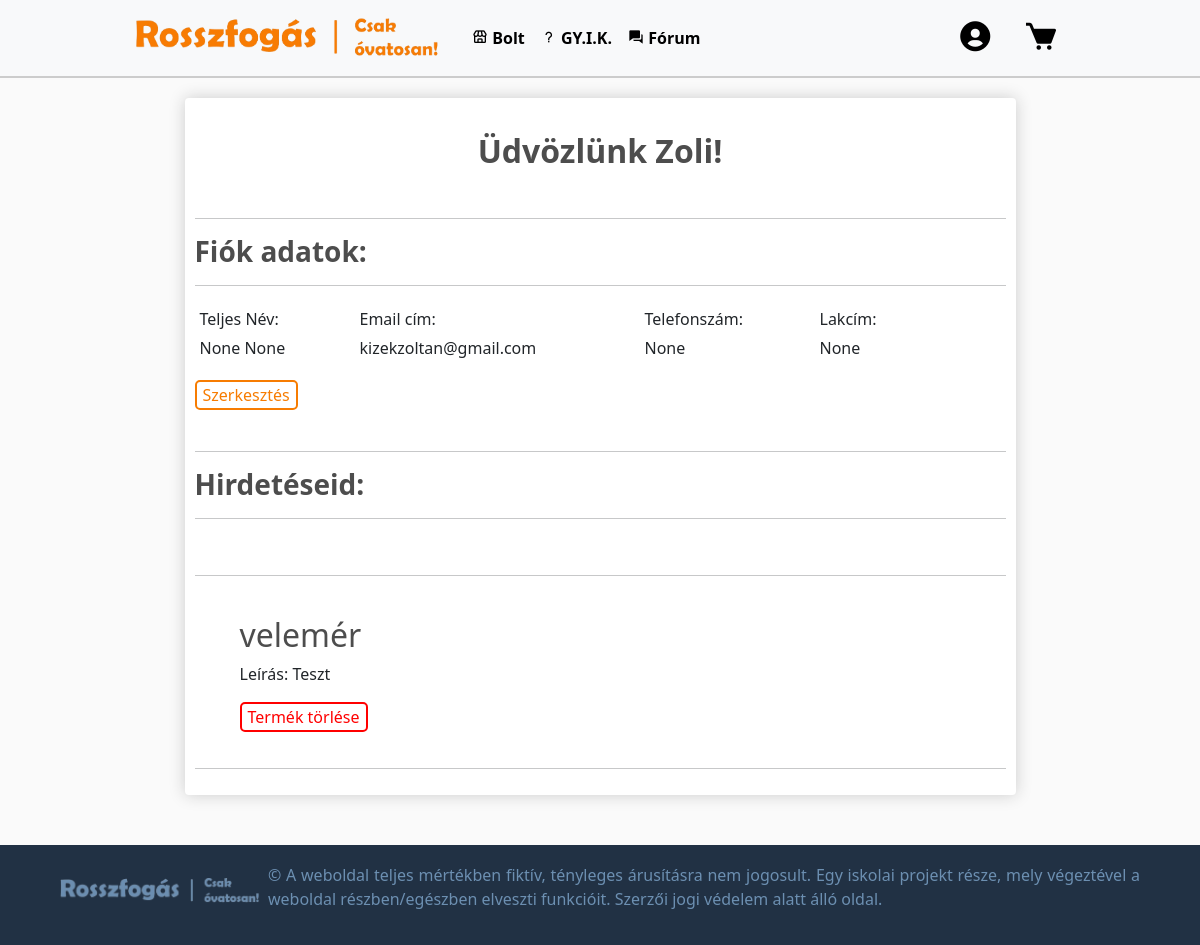
Page /fiok/ (signed in) on the earlier database version.
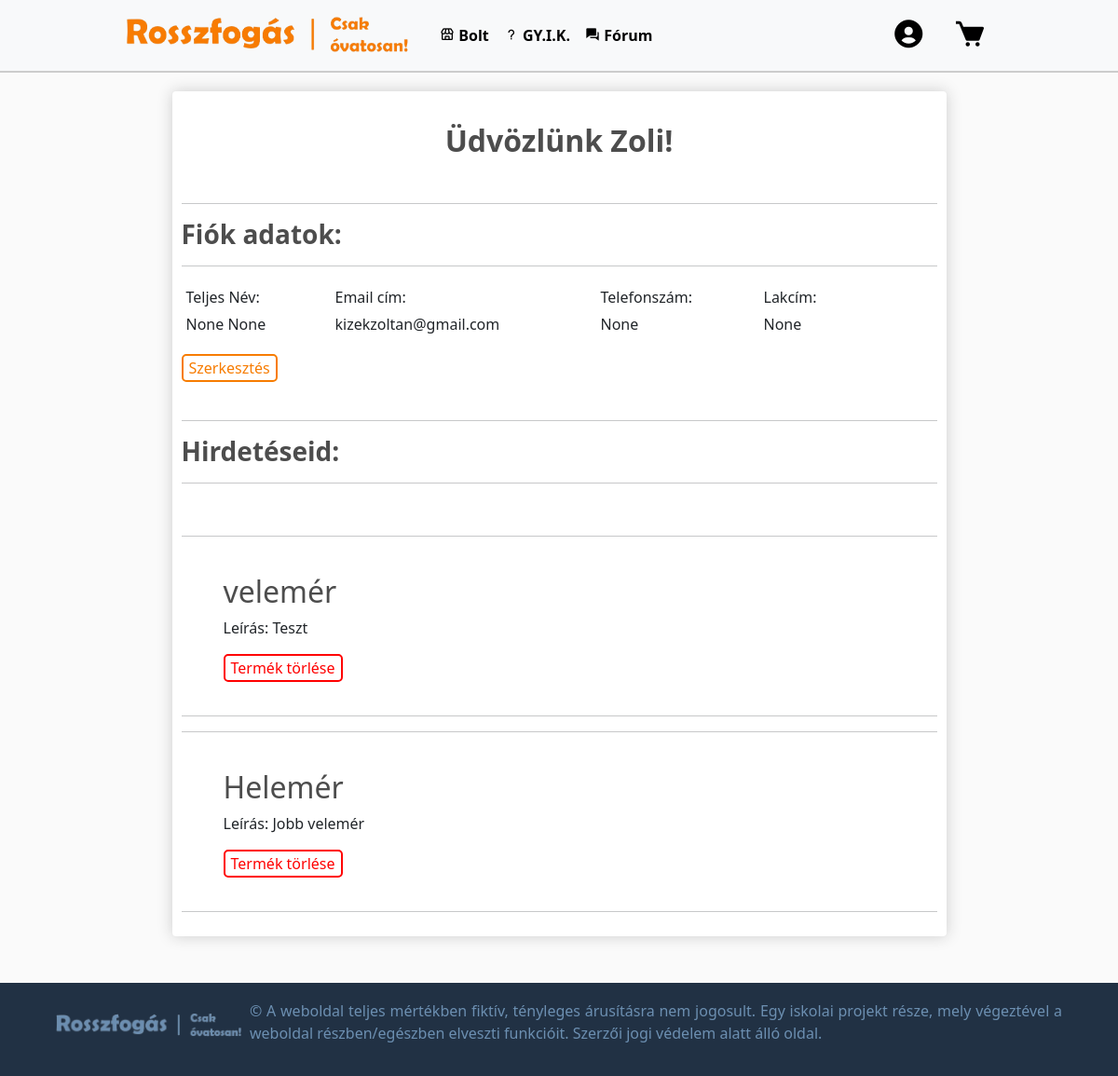
Same page on the later database version.
### default/models.py (models this page shows, shortened)
class Customer(models.Model):
    user = models.OneToOneField(User, on_delete=models.CASCADE, null=True, blank=True)
    name = models.CharField(max_length=200, null=True)
    email = models.CharField(max_length=200, null=True)
    firstname = models.CharField(max_length=200, null=True , default="")
    lastname = models.CharField(max_length=200, null=True , default="")
    location = models.CharField(max_length=200, null=True, default="")
    phone = models.CharField(
        max_length=12,
        null=True,
        default="",
        validators=[
            RegexValidator(
                regex=r'^[\d()+-]*$',
                message='A telefonszám csak számokat, illetve + karaktert tartalmazhat',
                code='ervenytelen_szam'
            )
        ]
    )

class Product(models.Model):
    ALLAPOT_CHOICES = [
        ('--válasszon--', '--Válasszon--'),
        ('bontatlan', 'Bontatlan'),
        ('újszerű', 'Újszerű'),
        ('használt', 'Használt'),
        ('megviselt', 'Megviselt'),
    ]
    KATEGORIA_CHOICES = [
        ('--válasszon--', '--Válasszon--'),
        ('autó', 'Autó'),
        ('élelmiszer', 'Élelmiszer'),
        ('egyéb', 'Egyéb'),
    ]
    customer = models.ForeignKey(Customer, on_delete=models.CASCADE, null=True, blank=True)
    name = models.CharField(max_length=200, null=True, blank=True)
    price = models.FloatField()
    description = models.TextField()
    feladocim = models.CharField(max_length=100, null=True, blank=True)
    feladoorszag = models.CharField(max_length=100, null=True, blank=True)
    image = models.ImageField(null=True, blank=True, upload_to='default/images/')
    allapot = models.CharField(max_length=50, choices=ALLAPOT_CHOICES, default='--válasszon--')
    kategoria = models.CharField(max_length=50, choices=KATEGORIA_CHOICES, default='--válasszon--')
    terms_checkbox = models.BooleanField(default=False)
    @property
    def imageURL(self):
        if self.image:
            return '/images/' + str(self.image)
        return ''

### account/views.py (the view)
# urls.py: path('', views.profile_view, name="fiok"),
def profile_view(request):
    current_user = request.user
    customer = Customer.objects.get(user=current_user)
    products = Product.objects.filter(customer=customer)
    if request.method == 'POST':
        form = UserProfileForm(request.POST, instance=customer)
        if form.is_valid():
            form.save()
            return redirect('fiok')
    else:
        form = UserProfileForm(instance=customer)
        print(form.errors)
    return render(request, "account/fiok.html", {'customer': customer, 'products': products, 'form': form})

### account/templates/account/fiok.html (shortened to what this page needs)
{% extends "default/layout.html" %}
{% load static %}
{% block body %}
<div class="row">
        <div class="col-lg-9 mx-auto" style="margin-top: 20px;">
            <div class="box-element" id="form-wrapper">
                <div id="user-info profile-info">
                    <br>
                    <h2 style="text-align: center;"><strong>Üdvözlünk {{ customer.name }}!</strong></h2>
                    <br>
                    <hr>
                    <h3><strong>Fiók adatok:</strong></h3>
                    <hr>
                    <div class="profile-info" id="profile-info">
                        <div class="form-field-name">
                            <label>Teljes Név:</label>
                            {{ customer.firstname }} {{ customer.lastname }}
                        </div>
                        <div class="form-field-email">
                            <label>Email cím:</label>
                            {{ customer.email }}
                        </div>
                        <div class="form-field-user" style="margin-left: 65px; width: 150px;">
                            <label>Telefonszám:</label>
                            {{ customer.phone }}
                        </div>
                        <div class="form-field-user" style="margin-left: 10px;">
                            <label>Lakcím:</label>
                            {{ customer.location }}
                        </div>
                        <button class="user-btn" style="margin-bottom: 25px; margin-top: 15px; float: right;" onclick="toggleEdit()">Szerkesztés</button>
                    </div>
                    <hr>
                    <h3><strong>Hirdetéseid:</strong></h3>
                    <hr>
                    <br>
                    {% for product in products %}
                    <hr>
                    <div class="profile-card profile-products">
                        <div>
                            <h2>{{product.name}}</h2>
                            <p>Leírás: {{product.description}}</p>
                            <form action="{% url 'delete_product' product.id %}" method="post">
                                <button class="delete-btn" type="submit">Termék törlése</button>
                            </form>
                        </div>
                    </div>
                    <hr>
                    {% endfor %}
                </div>
            </div>
        </div>
</div>
{% endblock %}

### default/templates/default/layout.html (shortened to what this page needs)
{% load static %}
{% url 'regisztracio' as regisztracio_url %}
{% url 'bejelentkezes' as bejelentkezes_url %}
<!DOCTYPE html>
<html lang="hu">
    <head>
        <link href="https://cdn.jsdelivr.net/npm/bootstrap@5.3.2/dist/css/bootstrap.min.css" rel="stylesheet">
        <link rel="stylesheet" href="https://cdnjs.cloudflare.com/ajax/libs/font-awesome/6.4.2/css/all.min.css" />
        <link rel="stylesheet" type="text/css" href="{% static 'default/styles.css' %}">
        <link href='https://unpkg.com/boxicons@2.1.4/css/boxicons.min.css' rel='stylesheet'>
    </head>
    <body>
        <nav class="navbar navbar-expand-lg bg-light">
            <div class="container-fluid">
            <a class="navbar-brand" href="{% url 'shop' %}">
                <img id="logo2" src="{% static 'images/logo2.png' %}">
            </a>
            <div class="collapse navbar-collapse" id="navbarSupportedContent">
                <ul class="navbar-nav me-auto">
                    <li class="nav-item">
                        <a class="nav-link active" href="{% url 'shop' %}">
                            <i class='bx bx-store' ></i>
                            <strong>Bolt</strong>
                        </a>
                    </li>
                    <li class="nav-item">
                        <a class="nav-link active" href="{% url 'gyik' %}">
                            <i class='bx bx-question-mark'></i>
                            <strong>GY.I.K.</strong>
                        </a>
                    </li>
                    {% if user.is_authenticated %}
                        <li class="nav-item">
                            <a class="nav-link active" href="{% url 'forum' %}">
                                <i class='bx bxs-conversation'></i>
                                <strong>Fórum</strong>
                            </a>
                        </li>
                    {% endif %}
                </ul>
                <div class="form-inline my-2 my-lg-0">
                    {% if user.is_authenticated %}
                    <div class="dropdown" style="display: inline-block;">
                        <button onclick="toggleDropdown()" class="dropbtn">
                          <i id="user-icon" class='bx bxs-user-circle bx-md'></i>
                        </button>
                      </div>
                      <a href="{% url 'kosar' %}"  style="text-decoration: none;">
                        <i id="cart-icon" class='bx bxs-cart bx-md'></i>
                      </a>
                    {% endif %}
                </div>
              </div>
            </div>
        </nav>
        <div class="container">
            {% block body %}
            {% endblock body %}
        </div>
        <div class="">
            <footer class="footer">
                <img style="margin-right: 1vh;" class="logofooter" src="{% static 'images/logofooter.png' %}" alt="Company Logo">
                <p style="text-align: justify; text-align-last: left; margin-right: 5vh;">&copy; A weboldal teljes mértékben fiktív, tényleges árusításra nem jogosult. Egy iskolai projekt része, mely végeztével a weboldal részben/egészben elveszti funkcióit. Szerzői jogi védelem alatt álló oldal.</p>
            </footer>
        </div>
    </body>
</html>

### default/static/default/styles.css (style rules this page uses)
body { background-color: hsl(0, 0%, 98%); margin: 0; padding-bottom: 150px; }
footer { bottom: 0; height: 100px }
html { position: relative; min-height: 100%; }
h1, h2, h3, h4, h5, h6 { color: hsl(0, 0%, 30%); }
.box-element { box-shadow: hsl(0, 0%, 80%) 0 0 16px; background-color: #fff; border-radius: 4px; padding: 10px; }
#logo2 { height: 50px; width: auto; display: inline-block; margin-left: 15vh; }
#cart-icon { width: 45px; display: inline-block; margin-left: 15px; margin-right: 15vh; color: black; }
#user-icon { width: 45px; display: inline-block; color: black; }
.form-field-name { width: 150px; display: inline-block; padding: 5px; margin-right: 10px; }
.form-field-email { width: 170px; display: inline-block; padding: 5px; margin-right: 50px; }
.form-field-user { width: 150px; display: inline-block; padding: 5px; margin-right: 15px; }
.delete-btn { background-color: #fff; color: red; border: 2px solid red; border-radius: 5px; }
.user-btn { background-color: #fff; color: #F77C01; border: 2px solid #F77C01; border-radius: 5px; }
.navbar { border-bottom: 2px solid #ccc; }
.profile-info { display: flex; flex-direction: row; flex-wrap: wrap; justify-content: flex-start; align-items: stretch; }
.profile-card { background-color: #fff; border: 0px solid black; border-radius: 5px; padding: 20px; margin-top: 20px; margin-left: 5px; margin-right: 5px; margin-bottom: 5px; display: grid; grid-template-columns: auto 1fr; grid-gap: 20px; }
form { display: flex; flex-wrap: wrap; }
label { display: block; margin-bottom: 5px; }
.footer { color: #6C8FB1; background-color: #213144; padding: 20px; text-align: center; position: fixed; bottom: 0; width: 100%; display: flex; align-items: center; justify-content: space-between; }
.footer img { max-width: 200px; margin-bottom: 10px; }
.logofooter { display: inline-block; margin-left: 5vh; }
.dropbtn { background-color: transparent; border: none; }

### account/templates/account/fiok.html (style rules this page uses)
.container { position: relative; }

Differences in the rows shown:
added Product: name "Helemér", description "Jobb velemér"
